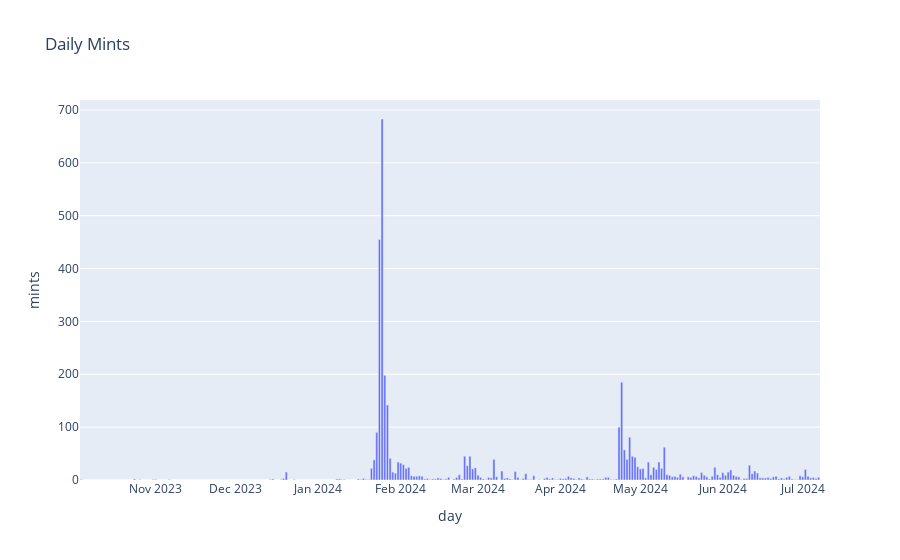

Notebook source saved alongside this figure:
### Code cell
daily_box_mints.rename(columns={'name':'mints'}, inplace=True)
daily_box_mints_fig = px.bar(daily_box_mints, x=daily_box_mints.index, y='mints', title='Daily Mints')
daily_box_mints_fig.show()

### Figure 1 — Plotly figure (JSON) as saved in the notebook; plotly's stock layout.template omitted (floating-point values rounded to 4 significant figures; data arrays with more than 128 entries replaced by an {"elided": "..."} marker saying what was removed)
{"data": [{"alignmentgroup": "True", "hovertemplate": "day=%{x}<br>mints=%{y}<extra></extra>", "legendgroup": "", "marker": {"color": "#636efa", "pattern": {"shape": ""}}, "name": "", "offsetgroup": "", "orientation": "v", "showlegend": false, "textposition": "auto", "type": "bar", "x": {"elided": "278 str values"}, "xaxis": "x", "y": {"elided": "278 int values"}, "yaxis": "y"}], "layout": {"autosize": true, "barmode": "relative", "legend": {"tracegroupgap": 0}, "title": {"text": "Daily Mints"}, "xaxis": {"anchor": "y", "autorange": true, "domain": [0, 1], "range": ["2023-10-03 12:00", "2024-07-07 12:00"], "title": {"text": "day"}, "type": "date"}, "yaxis": {"anchor": "x", "autorange": true, "domain": [0, 1], "range": [0, 718.9], "title": {"text": "mints"}, "type": "linear"}}}
